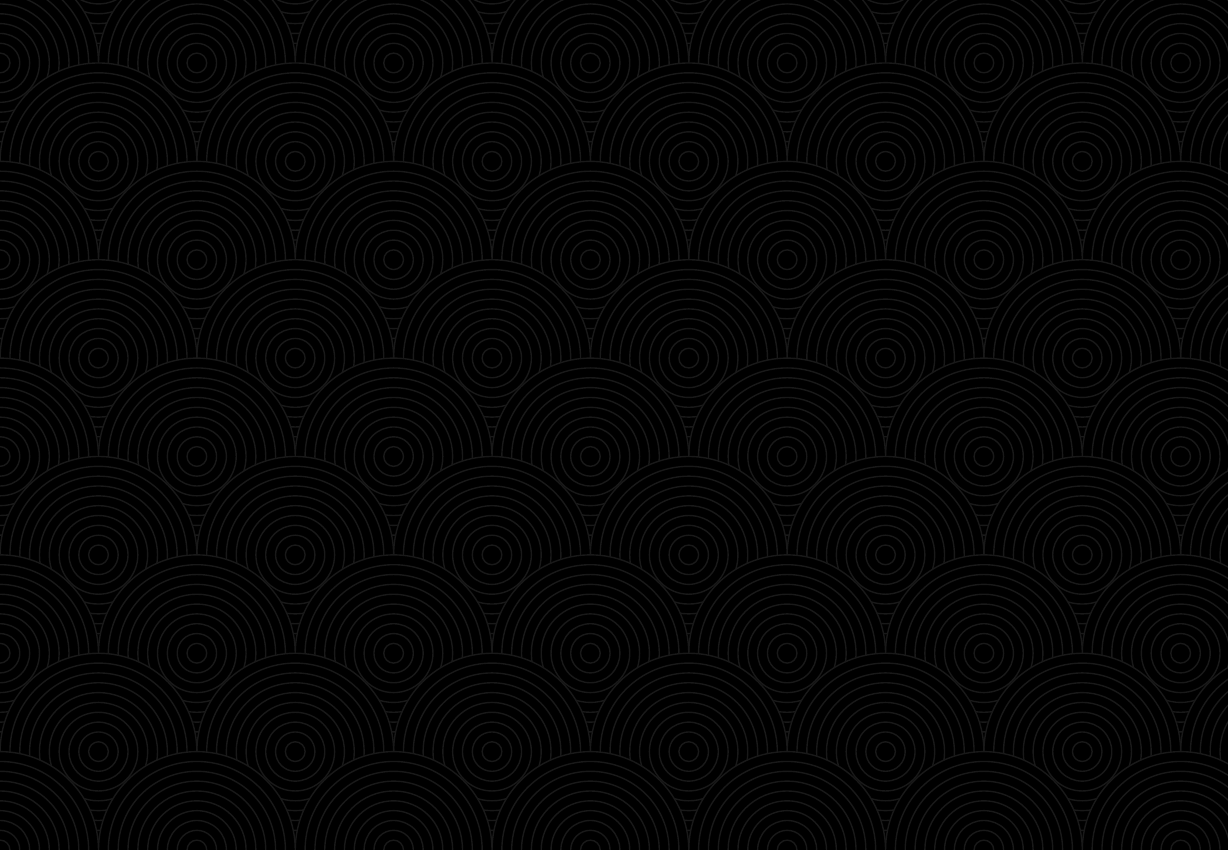

The Python source for this figure:
import numpy as np
import matplotlib.pyplot as plt
from matplotlib.collections import PatchCollection

inch = 25.4
width = 2*148 + 10 +2*3
height = 210 + 2*3

fig = plt.figure(figsize=(width/inch,height/inch))
ax = fig.add_axes([0,0,1,1], aspect=1, frameon=False)

radius = 25
patches = []
for y in range(11,-1,-1):
    for x in range(8,-1,-1):
        center = 2*x*radius + y%2*radius, y*radius
        for i,r in enumerate(np.linspace(25, 2.5, 10)):
            patches.append(plt.Circle(center, r))

collection = PatchCollection(patches, edgecolors="0.1", facecolors='black')
ax.add_collection(collection)

ax.set_xlim(0, width)
ax.set_ylim(0, height)

plt.savefig("cover-pattern.pdf")
plt.savefig("cover-pattern.png", dpi=600)
plt.show()
